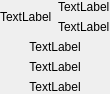
<?xml version="1.0" encoding="UTF-8"?>
<ui version="4.0">
 <class>AboutDialog</class>
 <widget class="QDialog" name="AboutDialog">
  <property name="geometry">
   <rect>
    <x>0</x>
    <y>0</y>
    <width>439</width>
    <height>306</height>
   </rect>
  </property>
  <property name="windowTitle">
   <string>Dialog</string>
  </property>
  <layout class="QVBoxLayout" name="verticalLayout">
   <property name="spacing">
    <number>6</number>
   </property>
   <property name="sizeConstraint">
    <enum>QLayout::SetFixedSize</enum>
   </property>
   <property name="margin">
    <number>0</number>
   </property>
   <item>
    <layout class="QHBoxLayout" name="horizontalLayout">
     <item>
      <widget class="QLabel" name="as">
       <property name="text">
        <string>TextLabel</string>
       </property>
      </widget>
     </item>
     <item>
      <layout class="QVBoxLayout" name="verticalLayout_2">
       <property name="spacing">
        <number>6</number>
       </property>
       <item>
        <spacer name="verticalSpacer">
         <property name="orientation">
          <enum>Qt::Vertical</enum>
         </property>
         <property name="sizeHint" stdset="0">
          <size>
           <width>20</width>
           <height>0</height>
          </size>
         </property>
        </spacer>
       </item>
       <item>
        <widget class="QLabel" name="appName">
         <property name="text">
          <string>TextLabel</string>
         </property>
        </widget>
       </item>
       <item>
        <widget class="QLabel" name="qtVersion">
         <property name="text">
          <string>TextLabel</string>
         </property>
        </widget>
       </item>
      </layout>
     </item>
    </layout>
   </item>
   <item>
    <widget class="QLabel" name="lastfmLink">
     <property name="text">
      <string>TextLabel</string>
     </property>
     <property name="alignment">
      <set>Qt::AlignCenter</set>
     </property>
    </widget>
   </item>
   <item>
    <widget class="QLabel" name="ircLink">
     <property name="text">
      <string>TextLabel</string>
     </property>
     <property name="alignment">
      <set>Qt::AlignCenter</set>
     </property>
    </widget>
   </item>
   <item>
    <widget class="QLabel" name="copyright">
     <property name="text">
      <string>TextLabel</string>
     </property>
     <property name="alignment">
      <set>Qt::AlignCenter</set>
     </property>
    </widget>
   </item>
  </layout>
 </widget>
 <resources/>
 <connections/>
</ui>
